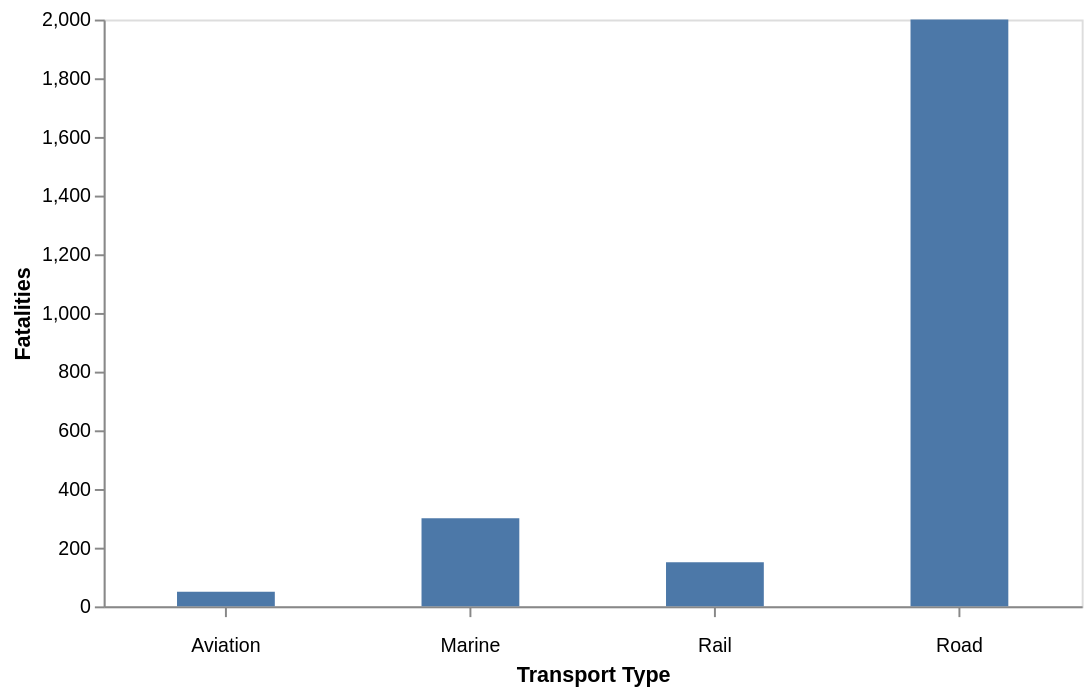

The Vega-Lite source for this figure:
### Vega-Lite specification from a JSON file in a GitHub repository (floating-point values rounded to 4 significant figures)
{"$schema": "https://vega.github.io/schema/vega-lite/v5.json", "description": "Bar chart showing fatalities of road, rail, marine, and aviation transport.", "width": 500, "data": {"values": [{"transport": "Road", "fatalities": 2000}, {"transport": "Rail", "fatalities": 150}, {"transport": "Marine", "fatalities": 300}, {"transport": "Aviation", "fatalities": 50}]}, "mark": {"type": "bar", "tooltip": true, "size": 50}, "encoding": {"x": {"field": "transport", "type": "nominal", "axis": {"title": "Transport Type", "labelAngle": 0, "labelPadding": 10}}, "y": {"field": "fatalities", "type": "quantitative", "axis": {"title": "Fatalities"}}}, "config": {"background": null, "axis": {"grid": false}}}
